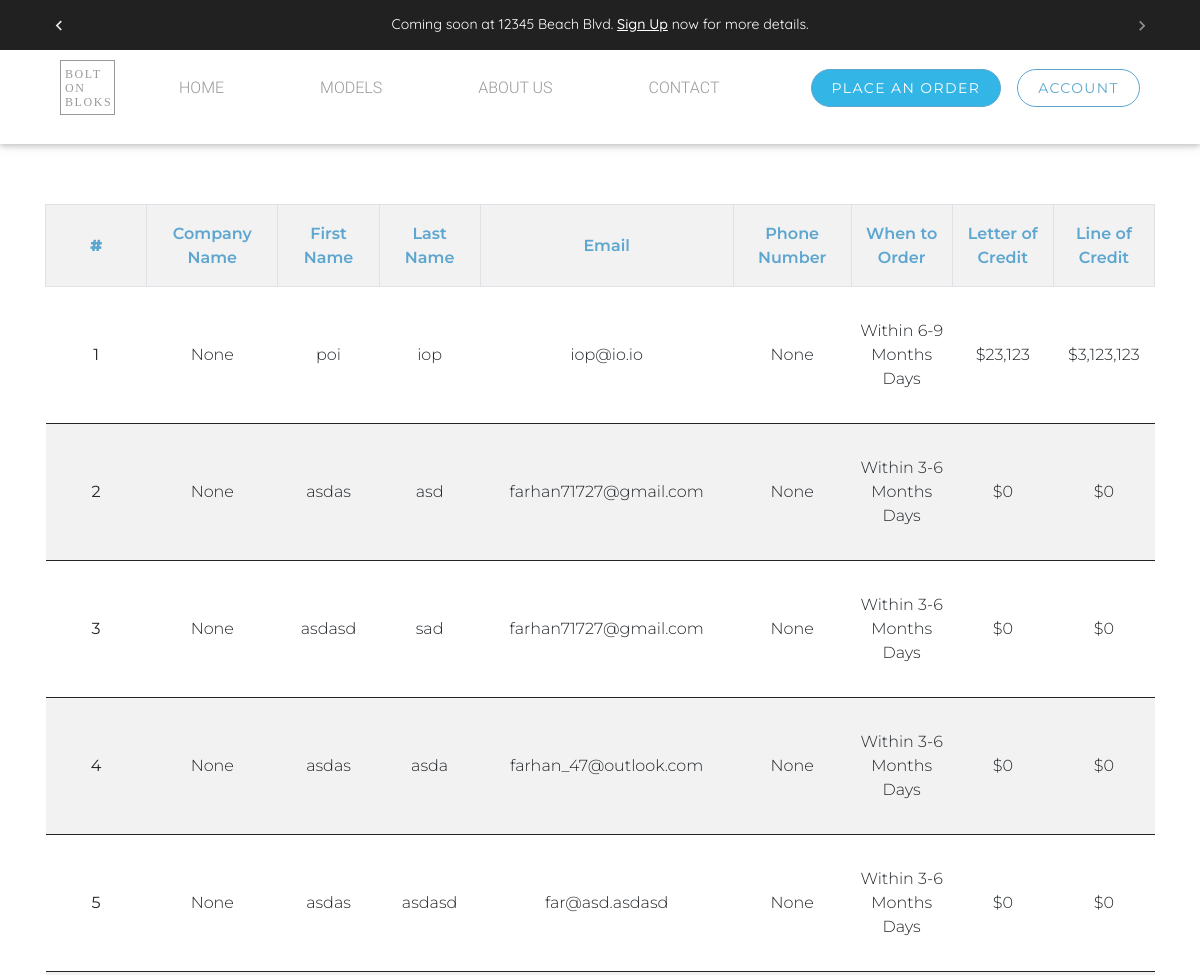
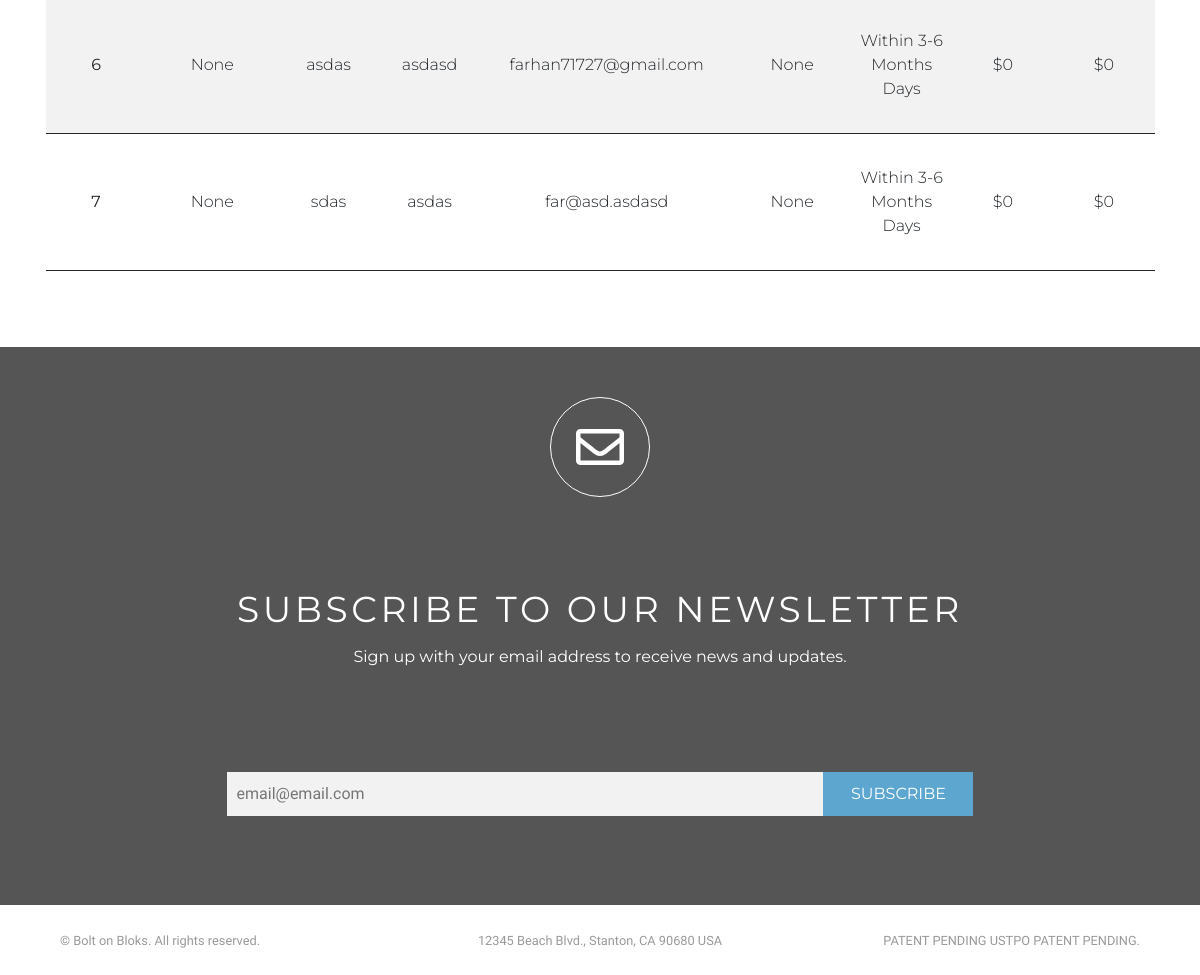
Page /buyer/applications (signed in) on the committed database (2 pictures, top to bottom).
### order/models.py (models this page shows)
class Order(models.Model):
    Type_Of_Climate_Area = (
        ('select all','Select All'),
        ('Heavy Snow Load','Heavy Snow Load'),
        ('High Wind','High Wind'),
        ('Tornado','Tornado'),
        ('Earthquake','Earthquake'),
        ('Desert','Desert'),
        ('Other','Other '),
    )
    YES_NO_CHOICES = (
        ('yes', 'Yes'),
        ('no', 'No')
    )
    user = models.ForeignKey(User, on_delete=models.CASCADE, default=None, blank=True, null=True)
    f_name = models.CharField('First Name',max_length=100)
    l_name = models.CharField('Last Name',max_length=100)
    email = models.EmailField('Email',max_length=100)
    company_name = models.CharField('Name of Company',max_length=100, help_text="Optional", blank=True, null=True)
    phone_number = models.CharField(("Phone Number"), max_length = 18, help_text="Optional", blank=True, null=True)
    zipcode = USZipCodeField("Zip Code",blank=True, null=True)
    letter_of_credit = models.CharField("Do you have a Letter of Credit?", max_length=5, choices= YES_NO_CHOICES, blank=True, null=True)
    how_much_letter_of_credit= models.CharField("What is the value of your Letter of Credit (in USD)?",max_length=50, help_text="in USD$", blank=True, null=True)
    line_of_credit = models.CharField("Do you have a Line of Credit?", max_length=5, choices= YES_NO_CHOICES, blank=True, null=True)
    how_much_line_of_credit= models.CharField("What is the currently unused amount in your Line of Credit?",max_length=50, help_text="in USD$",blank=True, null=True)
    STATUS_CHOICES = (("3-6 Months","3-6 Months"),
        ("6-9 Months", "6-9 Months"),
        ("1 Year or More", "1 Year or More"),
        )
    When_To_Order =(
        ('urgent','Urgent(within 30 days)'),
        ('other','Other'),
        )
    when_to_order = models.CharField("When are you looking to order?",choices=When_To_Order ,max_length=50, default=None)
    other_when_to_order = models.CharField("When To Order",choices=STATUS_CHOICES ,max_length=50, default=None, null=True, blank=True)
    type_of_climate_area = MultiSelectField("On which type of climate area(s) will the development(s) be sited? ",choices=Type_Of_Climate_Area, max_length=300, blank=True, null=True)
    other_type_of_climate_area =models.CharField(max_length=200, verbose_name="Other", null=True, blank=True)
    septic_infrastructure  = models.CharField("Does the development site already have septic infrastructure or service?",choices=YES_NO_CHOICES, max_length=100, blank=True, null=True)
    installation_septic_infrastructure  = models.CharField("Does it require the installation of septic infrastructure? (There will be a charge for initial infrastructure installation and periodic maintenance service charges.) ",choices=YES_NO_CHOICES, max_length=100, blank=True, null=True, default=None)
    class Meta:
        verbose_name = "Buyer Application"
        verbose_name_plural = "Buyer Applications"

### order/views.py (the view)
# urls.py: path('buyer/applications',ViewBuyerApp.as_view(), name="buyer-app"),
class ViewBuyerApp(LoginRequiredMixin, UserPassesTestMixin, ListView):
    def test_func(self):
        if self.request.user.is_superuser:
            return True
        else:
            return False
    model = Order
    template_name = 'order/view_orders.html'
    context_object_name = 'orders'
    def get_context_data(self, **kwargs):
        context = super(ViewBuyerApp, self).get_context_data(**kwargs)
        context.update({'title': 'Orders'})
        return context
    def get_queryset(self):
        qs = Order.objects.annotate(fieldsum=(Cast('how_much_letter_of_credit', FloatField(
        ))) + (Cast('how_much_line_of_credit', FloatField()))).order_by('-when_to_order', '-fieldsum')
        return qs

### users/forms.py
class EmailListForm(forms.ModelForm):
    class Meta:
        model = EmailList
        fields = ['email']
    def __init__(self, *args, **kwargs):
        super(EmailListForm, self).__init__(*args, **kwargs)
        self.fields['email'].widget.attrs.update({
            'placeholder': 'email@email.com',
            "class":"news-input",
        })

### users/context_processor.py (called while the page is built)
def email_form(request):
    form = EmailListForm()
    return {"subscribe_form":form}

### order/templates/order/view_orders.html
{% extends "users/base.html" %}
{% load crispy_forms_tags %}
{% load static %}
{% load humanize %}
{% block content%}
<div class="container">
    <div class="row">
        <div class="col-md-12 table-responsive">
            <table class="text-center view_order_table table table-striped table-bordered animate zoomIn">
                <tr>
                <th><b>#</b></th><th>Company Name</th><th>First Name</th><th>Last Name</th><th>Email</th><th>Phone Number</th><th>When to Order</th><th>Letter of Credit</th><th>Line of Credit</th></tr>
                {% for order in orders %}
                    <tr>
                        <td colspan="0"><strong>{{forloop.counter}}</strong></td>
                        <td>{{order.company_name}}</td>
                        <td>{{order.f_name}}</td>
                        <td>{{order.l_name}}</td>
                        <td>{{order.email}}</td>
                        <td>{{order.phone_number}}</td>
                        {% if order.when_to_order != 'other' %}
                        <td>{{order.when_to_order}}</td>
                        {% elif order.when_to_order == 'other' %}
                        <td>Within {{order.other_when_to_order}} Days</td>
                        {% endif %}
                        <td>${{order.how_much_letter_of_credit|intcomma}}</td>
                        <td>${{order.how_much_line_of_credit|intcomma}}</td>
                    </tr>
                    {% endfor %}
                </table>
        </div>
    </div>
 </div>
{% endblock%}

### static/users/custom/custom.css (style rules this page uses)
html { scroll-behavior: smooth; font-family: 'Quicksand', sans-serif !important; }
table { font-family: didot-w01-italic, serif; }
.view_order_table { font-family: Montserrat; border-bottom: 2px solid; }
.view_order_table { border-bottom: 2px solid; }
.view_order_table tbody tr { border-bottom: 1px solid; }
.view_order_table tbody tr td { vertical-align: middle; border: none; }
.view_order_table th { color: #5CA6CF; font-size: 1rem; font-weight: 600; vertical-align: middle !important; }
.view_order_table td { font-size: 1rem; padding: 2rem 3px 2rem 3px !important; width: 5em; }

### static/users/new_custom/css/custom.css (style rules this page uses)
body { font-family: 'Montserrat', sans-serif; }

### static/users/new_custom/css/style.css (style rules this page uses)
.news-input { width: 50%; padding: 10px; background: #F2F2F2; border: none; }

### rows in the picture
Order: company_name "None", f_name "poi", l_name "iop", email "iop@io.io", phone_number "None", other_when_to_order "6-9 Months", how_much_letter_of_credit "23,123", how_much_line_of_credit "3,123,123"
Order: company_name "None", f_name "asdas", l_name "asd", email "farhan71727@gmail.com", phone_number "None", other_when_to_order "3-6 Months", how_much_letter_of_credit "0", how_much_line_of_credit "0"
Order: company_name "None", f_name "asdasd", l_name "sad", email "farhan71727@gmail.com", phone_number "None", other_when_to_order "3-6 Months", how_much_letter_of_credit "0", how_much_line_of_credit "0"
Order: company_name "None", f_name "asdas", l_name "asda", email "farhan_47@outlook.com", phone_number "None", other_when_to_order "3-6 Months", how_much_letter_of_credit "0", how_much_line_of_credit "0"
Order: company_name "None", f_name "asdas", l_name "asdasd", email "far@asd.asdasd", phone_number "None", other_when_to_order "3-6 Months", how_much_letter_of_credit "0", how_much_line_of_credit "0"
Order: company_name "None", f_name "asdas", l_name "asdasd", email "farhan71727@gmail.com", phone_number "None", other_when_to_order "3-6 Months", how_much_letter_of_credit "0", how_much_line_of_credit "0"
Order: company_name "None", f_name "sdas", l_name "asdas", email "far@asd.asdasd", phone_number "None", other_when_to_order "3-6 Months", how_much_letter_of_credit "0", how_much_line_of_credit "0"
